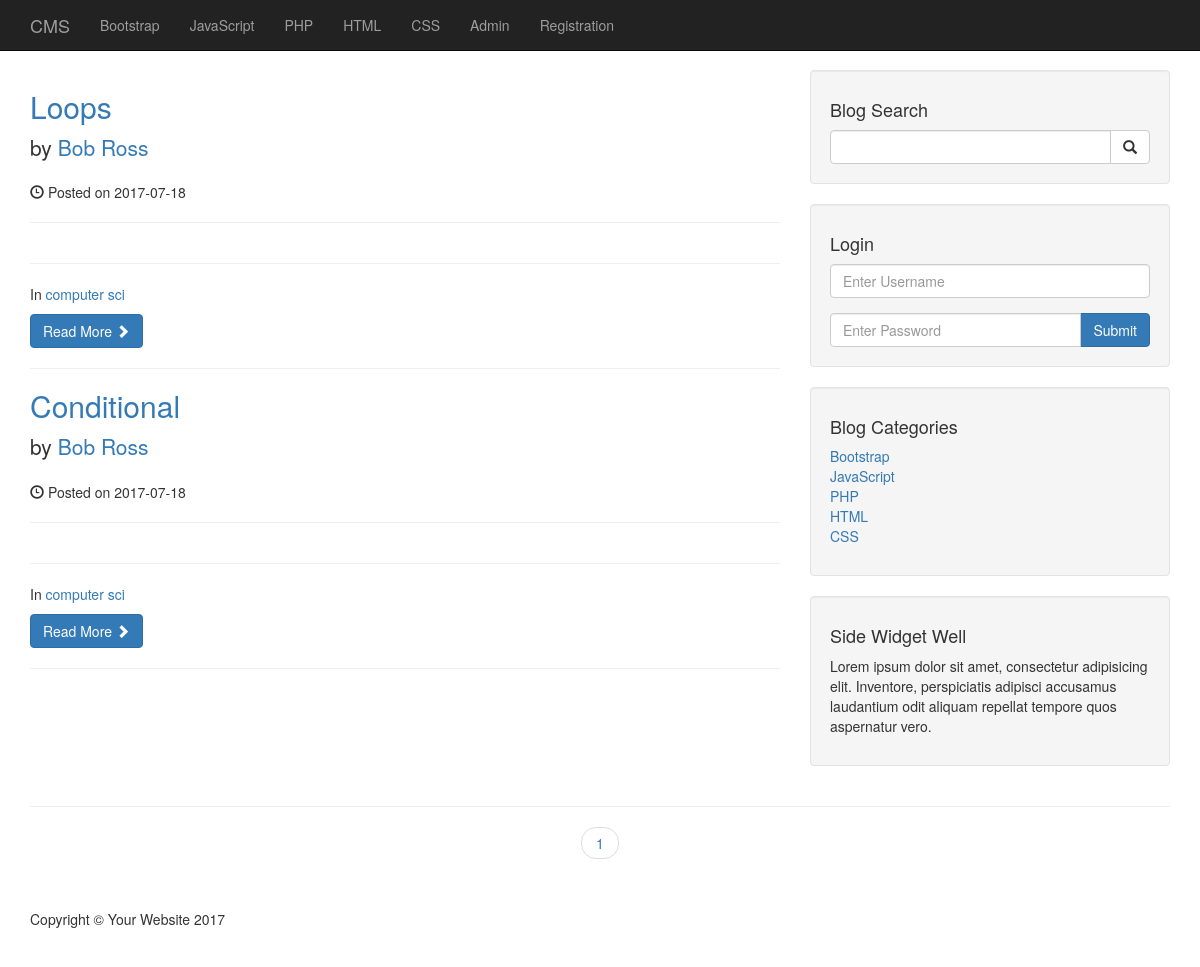
The page / on the database its author committed.
### tables this page shows
CREATE TABLE `categories` (
  `cat_id` int(3) NOT NULL,
  `cat_title` varchar(255) NOT NULL
);

CREATE TABLE `posts` (
  `post_id` int(3) NOT NULL,
  `post_category_id` int(3) NOT NULL,
  `post_title` varchar(255) NOT NULL,
  `post_author` varchar(255) NOT NULL,
  `post_user` varchar(255) NOT NULL,
  `post_date` date NOT NULL,
  `post_image` text NOT NULL,
  `post_content` text NOT NULL,
  `post_tags` varchar(255) NOT NULL,
  `post_comment_count` int(11) NOT NULL,
  `post_status` varchar(255) NOT NULL DEFAULT 'draft',
  `post_views_count` int(11) NOT NULL
);

### index.php (the view, shortened to what this page needs)
<?php include "includes/header.php"; ?>
    <?php include "includes/navigation.php"; ?>
    <div class="container">
        <div class="row">
            <div class="col-md-8">
                <?php
                    $per_page = 5;
                    if (isset($_GET['page'])) {
                        $page = $_GET['page'];
                    }
                    else {
                        $page = '';
                    }
                    if ($page == '' || $page == 1) {
                        $page_1 = 0;
                    }
                    else {
                        $page_1 = ($page * $per_page) - $per_page;
                    }
                    if (isset($_SESSION['user_role']) && $_SESSION['user_role'] == 'admin') {
                        $post_query_count = "SELECT * FROM posts";
                    }
                    else {
                        $post_query_count = "SELECT * FROM posts WHERE post_status = 'published'";
                    }
                    $find_count = mysqli_query($connection, $post_query_count);
                    $count = mysqli_num_rows($find_count);
                    if ($count < 1) {
                        echo "<h1 class='text-center'>No posts available</h1>";
                    }
                    else {
                    $count = ceil($count / $per_page);
                    $query = "SELECT * FROM posts LIMIT $page_1,$per_page";
                    $select_all_posts_query = mysqli_query($connection, $query);
                    while($row = mysqli_fetch_assoc($select_all_posts_query)) {
                        $post_id = $row['post_id'];
                        $post_title = $row['post_title'];
                        $post_user = $row['post_user'];
                        $post_date = $row['post_date'];
                        $post_content = substr($row['post_content'], 0, 100);
                ?>
                <h2>
                    <a href="post.php?p_id=<?php echo $post_id; ?>"><?php echo $post_title; ?></a>
                </h2>
                <p class="lead">
                    by <a href="author_posts.php?author=<?php echo $post_user; ?>&p_id=<?php echo $post_id; ?>"><?php echo $post_user; ?></a>
                </p>
                <p><span class="glyphicon glyphicon-time"></span> Posted on <?php echo $post_date; ?></p>
                <hr>
                <hr>
                <p><?php echo $post_content; ?></p>
                <a class="btn btn-primary" href="post.php?p_id=<?php echo $post_id; ?>">Read More <span class="glyphicon glyphicon-chevron-right"></span></a>
                <hr>
                <?php
                    } }
                ?>
            </div>
            <?php include "includes/sidebar.php"; ?>
        </div>
        <hr>
        <ul class="pager">
            <?php
                for ($i = 1; $i <= $count; $i++) {
                    if ($i == $page) {
                        echo "<li><a class='active_link' href='index.php?page={$i}'>{$i}</a></li>";
                    }
                    else {
                        echo "<li><a href='index.php?page={$i}'>{$i}</a></li>";
                    }
                }
            ?>
        </ul>
<?php include "includes/footer.php"; ?>

### includes/navigation.php (shortened to what this page needs)
<nav class="navbar navbar-inverse navbar-fixed-top" role="navigation">
    <div class="container">
        <div class="navbar-header">
            <a class="navbar-brand" href="index.php">CMS</a>
        </div>
        <div class="collapse navbar-collapse" id="bs-example-navbar-collapse-1">
            <ul class="nav navbar-nav">
                <?php
                    $query = "SELECT * FROM categories";
                    $select_all_categories_query = mysqli_query($connection, $query);
                    while($row = mysqli_fetch_assoc($select_all_categories_query)) {
                        $cat_title = $row['cat_title'];
                        $cat_id = $row['cat_id'];
                        $category_class = '';
                        $registration_class = '';
                        echo "<li class='$category_class'><a href='category.php?category={$cat_id}'>{$cat_title}</a></li>";
                    }
                ?>
                 <li>
                    <a href="admin">Admin</a>
                </li>
                <li class='<?php echo $registration_class; ?>'>
                    <a href="registration.php">Registration</a>
                </li>
            </ul>
        </div>
    </div>
</nav>

### includes/sidebar.php
<div class="col-md-4">
<div class="well">
    <h4>Blog Search</h4>
    <form action="search.php" method="post">
        <div class="input-group">
            <input name="search" type="text" class="form-control">
            <span class="input-group-btn">
                <button name="submit" class="btn btn-default" type="submit">
                    <span class="glyphicon glyphicon-search"></span>
            </button>
            </span>
        </div>
    </form>
</div>
<div class="well">
    <?php if(isset($_SESSION['user_role'])): ?>
        <h4>Logged in as <?php echo $_SESSION['username']; ?></h4>
        <a href="includes/logout.php" class="btn btn-primary">Logout</a>
    <?php else: ?>
        <h4>Login</h4>
        <form action="includes/login.php" method="post">
            <div class="form-group">
                <input name="username" type="text" class="form-control" placeholder="Enter Username">
            </div>
            <div class="input-group">
                <input name="password" type="password" class="form-control" placeholder="Enter Password">
                <span class="input-group-btn">
                    <button class="btn btn-primary" name="login" type="submit">Submit</button>
                </span>
            </div>
        </form>
    <?php endif; ?>
</div>
<div class="well">
<?php
    $query = "SELECT * FROM categories";
    $select_categories_sidebar = mysqli_query($connection, $query);
?>
    <h4>Blog Categories</h4>
    <div class="row">
        <div class="col-lg-12">
            <ul class="list-unstyled">
                <?php
                    while($row = mysqli_fetch_assoc($select_categories_sidebar)) {
                        $cat_title = $row['cat_title'];
                        $cat_id = $row['cat_id'];
                        echo "<li><a href='category.php?category=$cat_id'>{$cat_title}</a></li>";
                }
                ?>
            </ul>
        </div>
    </div>
</div>
<?php include "widget.php"; ?>
</div>

### css/blog-home.css (style rules this page uses)
body { padding-top: 70px; }

### rows shown on the page
categories: cat_title "Bootstrap"
categories: cat_title "JavaScript"
categories: cat_title "PHP"
categories: cat_title "HTML"
categories: cat_title "CSS"
posts: post_title "Loops", post_user "Bob Ross", post_date "2017-07-18", post_content "In computer sci"
posts: post_title "Conditional", post_user "Bob Ross", post_date "2017-07-18", post_content "In computer sci"
